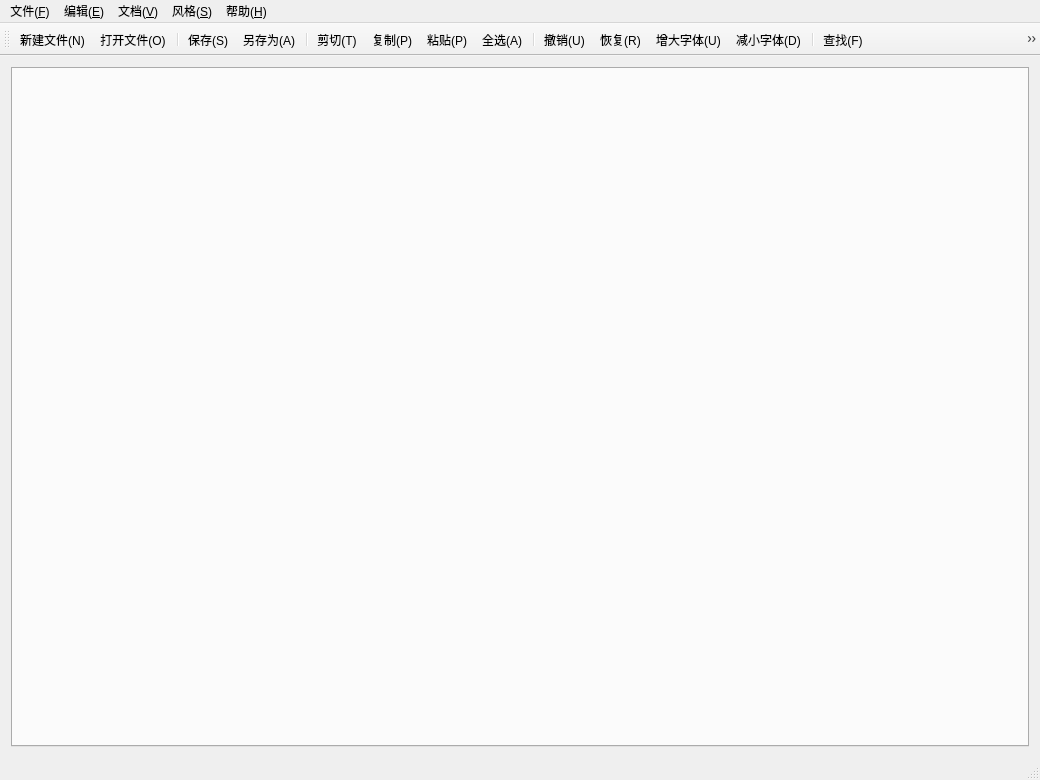
<?xml version="1.0" encoding="UTF-8"?>
<ui version="4.0">
 <class>MainWindow</class>
 <widget class="QMainWindow" name="MainWindow">
  <property name="geometry">
   <rect>
    <x>0</x>
    <y>0</y>
    <width>1040</width>
    <height>780</height>
   </rect>
  </property>
  <property name="sizePolicy">
   <sizepolicy hsizetype="Preferred" vsizetype="Preferred">
    <horstretch>0</horstretch>
    <verstretch>0</verstretch>
   </sizepolicy>
  </property>
  <property name="minimumSize">
   <size>
    <width>1040</width>
    <height>780</height>
   </size>
  </property>
  <property name="windowTitle">
   <string>MainWindow</string>
  </property>
  <property name="styleSheet">
   <string notr="true"/>
  </property>
  <widget class="QWidget" name="centralWidget">
   <layout class="QGridLayout" name="gridLayout">
    <item row="0" column="0">
     <widget class="QSplitter" name="splitter">
      <property name="orientation">
       <enum>Qt::Horizontal</enum>
      </property>
      <widget class="QTabWidget" name="tabWidget">
       <property name="sizePolicy">
        <sizepolicy hsizetype="Preferred" vsizetype="Preferred">
         <horstretch>0</horstretch>
         <verstretch>0</verstretch>
        </sizepolicy>
       </property>
       <property name="currentIndex">
        <number>-1</number>
       </property>
       <property name="tabBarAutoHide">
        <bool>false</bool>
       </property>
      </widget>
     </widget>
    </item>
   </layout>
  </widget>
  <widget class="QMenuBar" name="menuBar">
   <property name="geometry">
    <rect>
     <x>0</x>
     <y>0</y>
     <width>1040</width>
     <height>21</height>
    </rect>
   </property>
   <widget class="QMenu" name="menu_F">
    <property name="title">
     <string>文件(&amp;F)</string>
    </property>
    <addaction name="actionNew"/>
    <addaction name="actionOpen"/>
    <addaction name="separator"/>
    <addaction name="actionSave"/>
    <addaction name="actionSaveAs"/>
    <addaction name="actionSaveAll"/>
    <addaction name="actionClose"/>
    <addaction name="actionCloseAll"/>
    <addaction name="separator"/>
    <addaction name="actionPrint"/>
    <addaction name="actionPrintView"/>
    <addaction name="actionPDFExport"/>
    <addaction name="separator"/>
    <addaction name="actionExit"/>
   </widget>
   <widget class="QMenu" name="menu_E">
    <property name="title">
     <string>编辑(&amp;E)</string>
    </property>
    <addaction name="actionUndo"/>
    <addaction name="actionRedo"/>
    <addaction name="separator"/>
    <addaction name="actionCut"/>
    <addaction name="actionCopy"/>
    <addaction name="actionPaste"/>
    <addaction name="actionSelectAll"/>
    <addaction name="separator"/>
    <addaction name="actionComment"/>
   </widget>
   <widget class="QMenu" name="menu_2">
    <property name="title">
     <string>风格(&amp;S)</string>
    </property>
    <addaction name="actionTheme"/>
    <addaction name="actionBackground"/>
    <addaction name="separator"/>
    <addaction name="actionZoomIn"/>
    <addaction name="actionZoomOut"/>
   </widget>
   <widget class="QMenu" name="menu_H">
    <property name="title">
     <string>帮助(&amp;H)</string>
    </property>
    <addaction name="actionInstruction"/>
    <addaction name="actionAbout"/>
    <addaction name="actionAboutQt"/>
   </widget>
   <widget class="QMenu" name="menu_File">
    <property name="title">
     <string>文档(&amp;V)</string>
    </property>
    <addaction name="actionSearch"/>
    <addaction name="actionJumpRow"/>
    <addaction name="actionOpenGLAPI"/>
    <addaction name="separator"/>
    <addaction name="actionPrevious"/>
    <addaction name="actionNext"/>
   </widget>
   <addaction name="menu_F"/>
   <addaction name="menu_E"/>
   <addaction name="menu_File"/>
   <addaction name="menu_2"/>
   <addaction name="menu_H"/>
  </widget>
  <widget class="QToolBar" name="mainToolBar">
   <attribute name="toolBarArea">
    <enum>TopToolBarArea</enum>
   </attribute>
   <attribute name="toolBarBreak">
    <bool>false</bool>
   </attribute>
   <addaction name="actionNew"/>
   <addaction name="actionOpen"/>
   <addaction name="separator"/>
   <addaction name="actionSave"/>
   <addaction name="actionSaveAs"/>
   <addaction name="separator"/>
   <addaction name="actionCut"/>
   <addaction name="actionCopy"/>
   <addaction name="actionPaste"/>
   <addaction name="actionSelectAll"/>
   <addaction name="separator"/>
   <addaction name="actionUndo"/>
   <addaction name="actionRedo"/>
   <addaction name="actionZoomIn"/>
   <addaction name="actionZoomOut"/>
   <addaction name="separator"/>
   <addaction name="actionSearch"/>
   <addaction name="actionOpenGLAPI"/>
   <addaction name="actionJumpRow"/>
   <addaction name="actionComment"/>
  </widget>
  <widget class="QStatusBar" name="statusBar">
   <property name="autoFillBackground">
    <bool>true</bool>
   </property>
  </widget>
  <action name="actionNew">
   <property name="icon">
    <iconset>
     <normaloff>:/icons/new.png</normaloff>:/icons/new.png</iconset>
   </property>
   <property name="text">
    <string>新建文件(&amp;N)...</string>
   </property>
   <property name="toolTip">
    <string>新建文件</string>
   </property>
   <property name="shortcut">
    <string>Ctrl+N</string>
   </property>
  </action>
  <action name="actionOpen">
   <property name="icon">
    <iconset>
     <normaloff>:/icons/open.png</normaloff>:/icons/open.png</iconset>
   </property>
   <property name="text">
    <string>打开文件(&amp;O)...</string>
   </property>
   <property name="toolTip">
    <string>打开文件</string>
   </property>
   <property name="shortcut">
    <string>Ctrl+O</string>
   </property>
  </action>
  <action name="actionSave">
   <property name="icon">
    <iconset>
     <normaloff>:/icons/save.png</normaloff>:/icons/save.png</iconset>
   </property>
   <property name="text">
    <string>保存(&amp;S)</string>
   </property>
   <property name="toolTip">
    <string>保存</string>
   </property>
   <property name="shortcut">
    <string>Ctrl+S</string>
   </property>
  </action>
  <action name="actionSaveAs">
   <property name="icon">
    <iconset>
     <normaloff>:/icons/saveAs.png</normaloff>:/icons/saveAs.png</iconset>
   </property>
   <property name="text">
    <string>另存为(&amp;A)...</string>
   </property>
   <property name="toolTip">
    <string>另存为</string>
   </property>
  </action>
  <action name="actionSaveAll">
   <property name="icon">
    <iconset>
     <normaloff>:/icons/saveall.png</normaloff>:/icons/saveall.png</iconset>
   </property>
   <property name="text">
    <string>全部保存(&amp;G)</string>
   </property>
   <property name="toolTip">
    <string>全部保存</string>
   </property>
  </action>
  <action name="actionClose">
   <property name="icon">
    <iconset>
     <normaloff>:/icons/close.png</normaloff>:/icons/close.png</iconset>
   </property>
   <property name="text">
    <string>关闭(&amp;C)</string>
   </property>
   <property name="toolTip">
    <string>关闭</string>
   </property>
  </action>
  <action name="actionCloseAll">
   <property name="icon">
    <iconset>
     <normaloff>:/icons/closeAll.png</normaloff>:/icons/closeAll.png</iconset>
   </property>
   <property name="text">
    <string>全部关闭(&amp;H)</string>
   </property>
   <property name="toolTip">
    <string>全部关闭</string>
   </property>
  </action>
  <action name="actionPrint">
   <property name="icon">
    <iconset>
     <normaloff>:/icons/print.png</normaloff>:/icons/print.png</iconset>
   </property>
   <property name="text">
    <string>打印(&amp;P)...</string>
   </property>
   <property name="toolTip">
    <string>打印</string>
   </property>
   <property name="shortcut">
    <string>Ctrl+P</string>
   </property>
  </action>
  <action name="actionExit">
   <property name="icon">
    <iconset>
     <normaloff>:/icons/exit.png</normaloff>:/icons/exit.png</iconset>
   </property>
   <property name="text">
    <string>退出(&amp;X)</string>
   </property>
   <property name="toolTip">
    <string>退出</string>
   </property>
  </action>
  <action name="actionUndo">
   <property name="icon">
    <iconset>
     <normaloff>:/icons/undo.png</normaloff>:/icons/undo.png</iconset>
   </property>
   <property name="text">
    <string>撤销(&amp;U)</string>
   </property>
   <property name="toolTip">
    <string>撤销</string>
   </property>
   <property name="shortcut">
    <string>Ctrl+Z</string>
   </property>
  </action>
  <action name="actionRedo">
   <property name="icon">
    <iconset>
     <normaloff>:/icons/redo.png</normaloff>:/icons/redo.png</iconset>
   </property>
   <property name="text">
    <string>恢复(&amp;R)</string>
   </property>
   <property name="toolTip">
    <string>恢复</string>
   </property>
   <property name="shortcut">
    <string>Ctrl+Y</string>
   </property>
  </action>
  <action name="actionCut">
   <property name="icon">
    <iconset>
     <normaloff>:/icons/cut.png</normaloff>:/icons/cut.png</iconset>
   </property>
   <property name="text">
    <string>剪切(&amp;T)</string>
   </property>
   <property name="toolTip">
    <string>剪切</string>
   </property>
   <property name="shortcut">
    <string>Ctrl+X</string>
   </property>
  </action>
  <action name="actionCopy">
   <property name="icon">
    <iconset>
     <normaloff>:/icons/copy.png</normaloff>:/icons/copy.png</iconset>
   </property>
   <property name="text">
    <string>复制(&amp;P)</string>
   </property>
   <property name="toolTip">
    <string>复制</string>
   </property>
   <property name="shortcut">
    <string>Ctrl+C</string>
   </property>
  </action>
  <action name="actionPaste">
   <property name="icon">
    <iconset>
     <normaloff>:/icons/paste.png</normaloff>:/icons/paste.png</iconset>
   </property>
   <property name="text">
    <string>粘贴(&amp;P)</string>
   </property>
   <property name="toolTip">
    <string>粘贴</string>
   </property>
   <property name="shortcut">
    <string>Ctrl+V</string>
   </property>
  </action>
  <action name="actionSelectAll">
   <property name="icon">
    <iconset>
     <normaloff>:/icons/selectall.png</normaloff>:/icons/selectall.png</iconset>
   </property>
   <property name="text">
    <string>全选(&amp;A)</string>
   </property>
   <property name="toolTip">
    <string>全选</string>
   </property>
   <property name="shortcut">
    <string>Ctrl+A</string>
   </property>
  </action>
  <action name="actionComment">
   <property name="icon">
    <iconset>
     <normaloff>:/icons/comment.png</normaloff>:/icons/comment.png</iconset>
   </property>
   <property name="text">
    <string>区块注释/取消注释(&amp;Z)...</string>
   </property>
   <property name="toolTip">
    <string>区块注释/取消注释</string>
   </property>
   <property name="shortcut">
    <string>Ctrl+/</string>
   </property>
  </action>
  <action name="actionSearch">
   <property name="icon">
    <iconset>
     <normaloff>:/icons/search.png</normaloff>:/icons/search.png</iconset>
   </property>
   <property name="text">
    <string>查找(&amp;F)...</string>
   </property>
   <property name="toolTip">
    <string>查找</string>
   </property>
   <property name="shortcut">
    <string>Ctrl+F</string>
   </property>
  </action>
  <action name="actionTheme">
   <property name="icon">
    <iconset>
     <normaloff>:/icons/theme.png</normaloff>:/icons/theme.png</iconset>
   </property>
   <property name="text">
    <string>主题(&amp;T)...</string>
   </property>
   <property name="toolTip">
    <string>主题</string>
   </property>
  </action>
  <action name="actionBackground">
   <property name="icon">
    <iconset>
     <normaloff>:/icons/background.png</normaloff>:/icons/background.png</iconset>
   </property>
   <property name="text">
    <string>背景图片(&amp;B)</string>
   </property>
   <property name="toolTip">
    <string>背景图片</string>
   </property>
  </action>
  <action name="actionInstruction">
   <property name="icon">
    <iconset>
     <normaloff>:/icons/instruction.png</normaloff>:/icons/instruction.png</iconset>
   </property>
   <property name="text">
    <string>使用说明(&amp;I)</string>
   </property>
   <property name="toolTip">
    <string>使用说明</string>
   </property>
  </action>
  <action name="actionAbout">
   <property name="icon">
    <iconset>
     <normaloff>:/icons/about.png</normaloff>:/icons/about.png</iconset>
   </property>
   <property name="text">
    <string>关于Shaderpad++(&amp;A)</string>
   </property>
   <property name="toolTip">
    <string>关于Shaderpad++</string>
   </property>
  </action>
  <action name="actionAboutQt">
   <property name="icon">
    <iconset>
     <normaloff>:/icons/Qt.png</normaloff>:/icons/Qt.png</iconset>
   </property>
   <property name="text">
    <string>关于Qt(&amp;Q)</string>
   </property>
   <property name="toolTip">
    <string>关于Qt</string>
   </property>
  </action>
  <action name="actionNext">
   <property name="icon">
    <iconset>
     <normaloff>:/icons/next.png</normaloff>:/icons/next.png</iconset>
   </property>
   <property name="text">
    <string>下一个文档(&amp;N)</string>
   </property>
   <property name="toolTip">
    <string>下一个文档</string>
   </property>
   <property name="shortcut">
    <string>PgDown</string>
   </property>
  </action>
  <action name="actionPrevious">
   <property name="icon">
    <iconset>
     <normaloff>:/icons/previous.png</normaloff>:/icons/previous.png</iconset>
   </property>
   <property name="text">
    <string>前一个文档(&amp;P)</string>
   </property>
   <property name="toolTip">
    <string>前一个文档</string>
   </property>
   <property name="shortcut">
    <string>PgUp</string>
   </property>
  </action>
  <action name="actionPrintView">
   <property name="icon">
    <iconset>
     <normaloff>:/icons/view.png</normaloff>:/icons/view.png</iconset>
   </property>
   <property name="text">
    <string>打印预览(&amp;V)</string>
   </property>
   <property name="toolTip">
    <string>打印预览</string>
   </property>
  </action>
  <action name="actionPDFExport">
   <property name="icon">
    <iconset>
     <normaloff>:/icons/pdf.png</normaloff>:/icons/pdf.png</iconset>
   </property>
   <property name="text">
    <string>导出PDF文件(&amp;E)</string>
   </property>
   <property name="toolTip">
    <string>导出PDF文件</string>
   </property>
  </action>
  <action name="actionZoomIn">
   <property name="icon">
    <iconset>
     <normaloff>:/icons/ZoomIn.png</normaloff>:/icons/ZoomIn.png</iconset>
   </property>
   <property name="text">
    <string>增大字体(&amp;U)
</string>
   </property>
   <property name="toolTip">
    <string>增大字体</string>
   </property>
   <property name="shortcut">
    <string>Ctrl+=</string>
   </property>
  </action>
  <action name="actionZoomOut">
   <property name="icon">
    <iconset>
     <normaloff>:/icons/ZoomOut.png</normaloff>:/icons/ZoomOut.png</iconset>
   </property>
   <property name="text">
    <string>减小字体(&amp;D)
</string>
   </property>
   <property name="toolTip">
    <string>减小字体</string>
   </property>
   <property name="shortcut">
    <string>Ctrl+-</string>
   </property>
  </action>
  <action name="actionOpenGLAPI">
   <property name="icon">
    <iconset>
     <normaloff>:/icons/glsl.png</normaloff>:/icons/glsl.png</iconset>
   </property>
   <property name="text">
    <string>OpenGL着色器API文档查询(&amp;L)</string>
   </property>
   <property name="toolTip">
    <string>着色器API文档查询</string>
   </property>
   <property name="shortcut">
    <string>F1</string>
   </property>
  </action>
  <action name="actionJumpRow">
   <property name="icon">
    <iconset>
     <normaloff>:/icons/Jump.png</normaloff>:/icons/Jump.png</iconset>
   </property>
   <property name="text">
    <string>行跳转(&amp;T)</string>
   </property>
   <property name="toolTip">
    <string>行跳转</string>
   </property>
   <property name="shortcut">
    <string>F2</string>
   </property>
  </action>
 </widget>
 <layoutdefault spacing="6" margin="11"/>
 <resources/>
 <connections/>
</ui>
